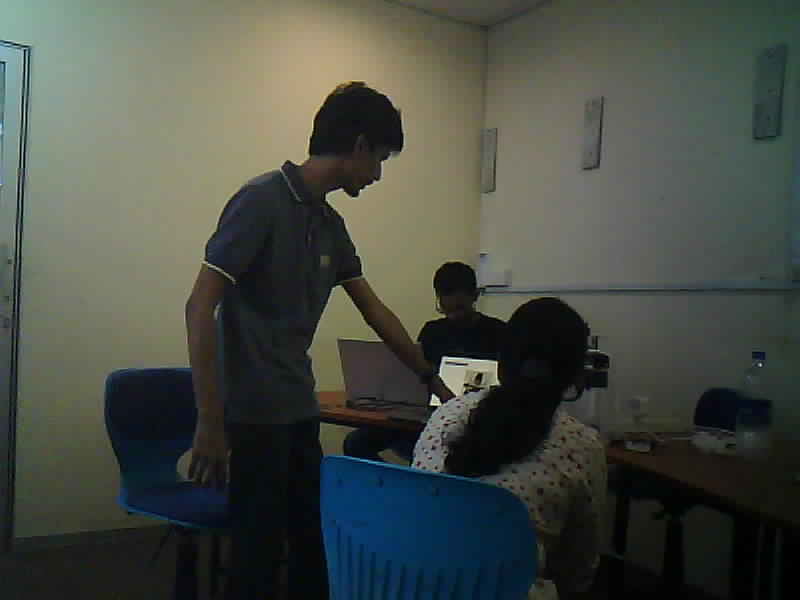
#> input picture Desparity map/images/L_2.png, 800 x 600 px
$ jupyter execute --allow-errors maps.ipynb
#> lines starting #> are read from the running program, lines starting #| are printed output that depends on the picture
# Import required libraries and define the required functions

[cell 1]
import cv2 as cv
import numpy as np
import urllib.request
from matplotlib import pyplot as plt

from ultralytics import YOLO
import torch

[cell 2]
focal_length = 694
baseline = 0.13

def downScale(image, n):
    modifiedImage = np.floor_divide(image, 2**n)
    return modifiedImage

def upScale(image, n):
    modifiedImage = np.multiply(image, 2**n)
    return modifiedImage.astype(np.uint8)

def disparity_to_depth(disparity_map):
    disparity_map[disparity_map <= 0] = 0.1
    depth_map = (focal_length * baseline) / disparity_map

    return depth_map

def viewImages(original, modified, text):
    plt.figure(figsize=(9,9))

    plt.subplot(1,2,1)
    plt.imshow(original)
    plt.title('Orignal')
    plt.axis('off')

    plt.subplot(1,2,2)
    plt.imshow(modified)
    plt.title(text)
    plt.axis('off')
    plt.tight_layout()
    plt.savefig(f'./maps/{text}', dpi=300)

# For testing purposes, import stored images.

[cell 3]
left_img = cv.imread("./images/L_2.png", cv.IMREAD_GRAYSCALE)
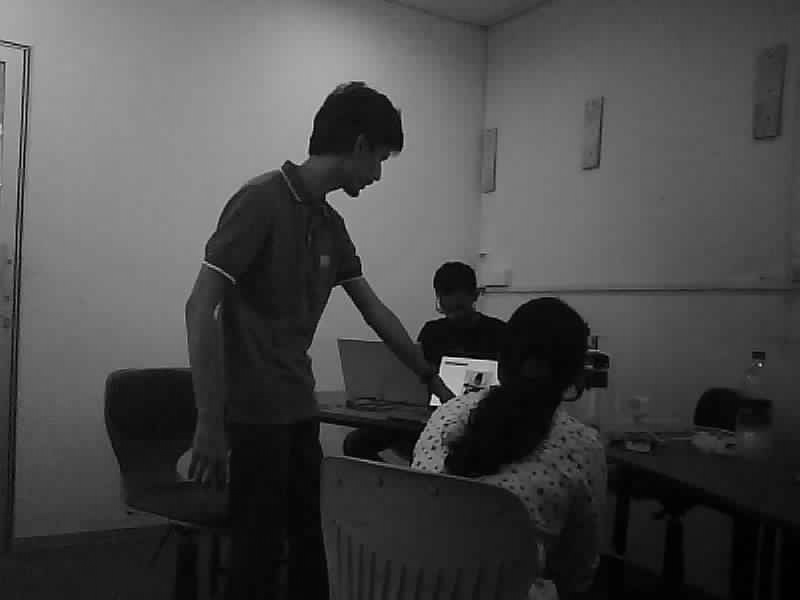
#> left_img: shape (600, 800); min 0, max 238, mean 73
right_img = cv.imread("./images/R_2.png", cv.IMREAD_GRAYSCALE)
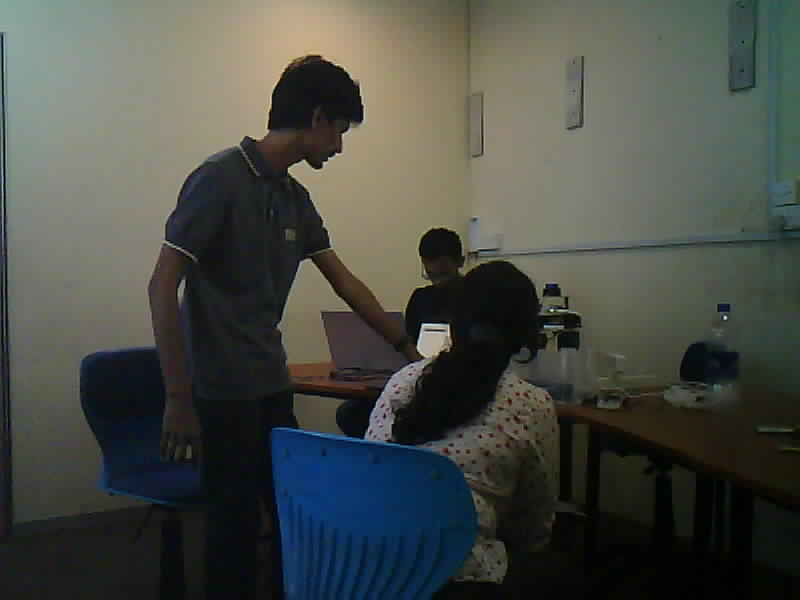
#> input picture Desparity map/images/R_2.png, 800 x 600 px
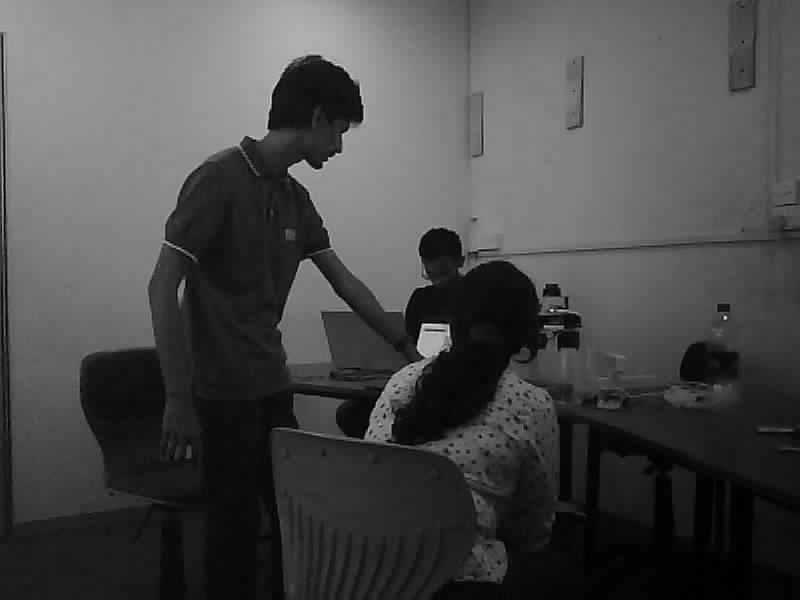
#> right_img: shape (600, 800); min 0, max 237, mean 73.6

left_color_img = cv.imread("./images/L_2.png", cv.IMREAD_COLOR)
#> left_color_img is the input picture: shape (600, 800, 3); mean B, G, R 68.3, 75.7, 71
right_color_img = cv.imread("./images/R_2.png", cv.IMREAD_COLOR)
#> right_color_img is the input picture: shape (600, 800, 3); mean B, G, R 69.6, 75.7, 72.3
